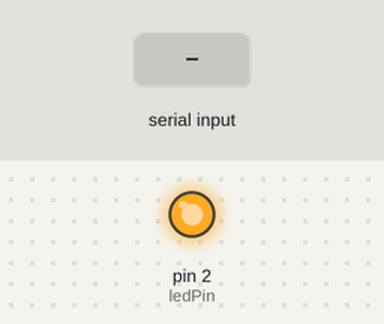
Bench run of a sketch on a simulated Arduino Uno, built with avr-gcc and run on an emulated ATmega328P. Parts: output pins drawn as LEDs (lit = HIGH). Inputs (shaded band) come from the test bench. What the sketch prints to the serial monitor is not drawn.

Above: at 1.2 s.
1.3 s: "0" received over Serial
Timing chart, 0 to 4.3 s (numbered marks = the images above; inputs shaded):
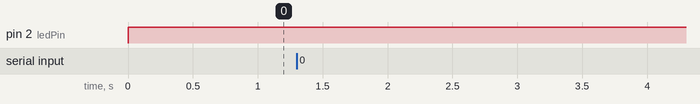

The sketch:

Final_Sketch.ino
```cpp
int ledPin = 2; //Initalize data pin
int bytes[8]; //Create byte string
int evenParity = 0; //Create parity variable

void setup() {
  pinMode(ledPin, OUTPUT);  //Set data pin to output
  Serial.begin(9600); //Set baud rate
}

void loop() {
  serialByte(); //Start data sending function
}

void serialByte() {
  Serial.println("Enter data:");  //Prompt user to enter data to send
  while (Serial.available() == 0) { //Checks if there is any data to send
    digitalWrite(ledPin, HIGH); //Defaults high if there is nothing to send
  }
  String message = Serial.readString(); //Reads the string sent in the serial monitor
  Serial.println("Transmitting: " + message); //Sends transmitting message in serial monitor
  message.trim(); //Removes whitespace from string
  digitalWrite(ledPin, LOW);  //Sends starting bit of 0

  for(int i=0; i < message.length(); i++) { //Iterates through each character in the message
    char character = message.charAt(i); //Grabs the character at index i
    evenParity = 0; //Reset parity bit
    for (int j = 7; j >= 0; j--) {  //Iterates 8 times
      bytes[j] = bitRead(character , j);  //Reads the jth bit of the character
      Serial.print(bytes[j]); //Prints the bit to the serial monitor
      if (bytes[j] == 1) {  //Checks if the bit is 1
        digitalWrite(ledPin, HIGH); //If the bit is 1, set pin high
        evenParity += 1;  //If bit is 1, increment evenParity
      } else {
        digitalWrite(ledPin, LOW);  //If the bit is 0, set pin low
      }
      //delay(10);
      delayMicroseconds(666); //Delay by 100 ms
    }
    if (evenParity % 2 == 0) {  //Check if evenParity is even
      digitalWrite(ledPin, LOW);  //If evenParity is even, parity bit is low
      Serial.print(" Parity Bit: 0"); //Send parity bit in serial monitor
    } else {
      digitalWrite(ledPin, HIGH); //If evenParity is odd, parity bit is high
      Serial.print(" Parity Bit: 1"); //Send parity bit in serial monitor
    }
    delayMicroseconds(666); //Delay by 100 ms
    //delay(10);
    Serial.println(""); //Print new line
  }
  Serial.println(""); //Print new line
}
```
